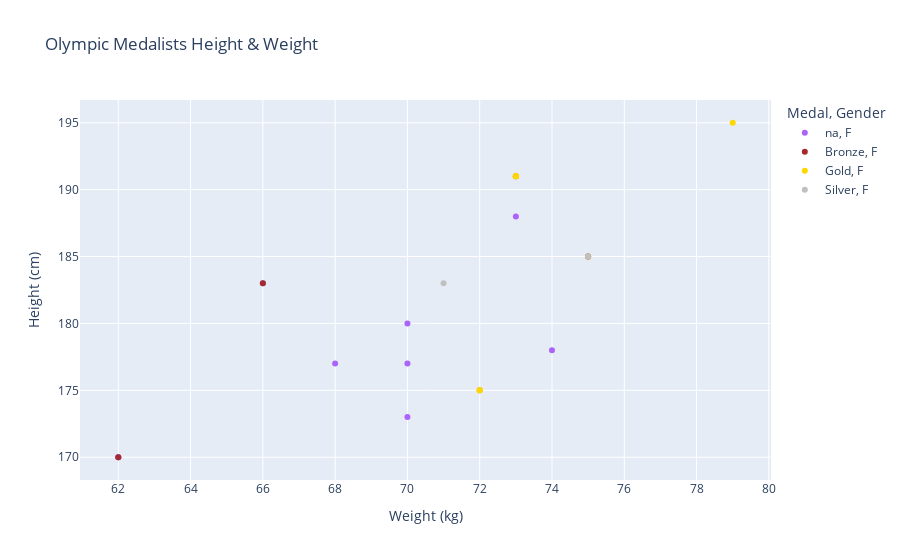

Notebook cell for this chart:
### Code cell
# Create the scatter plot
update_scatter_plot(gender_dropdown.value, sport_dropdown.value, country_dropdown.value)

### Figure 1 — Plotly figure (JSON) as saved in the notebook; plotly's stock layout.template omitted (floating-point values rounded to 4 significant figures)
{"data": [{"hovertemplate": "Medal=na<br>Gender=F<br>Weight(kg)=%{x}<br>Height(cm)=%{y}<extra></extra>", "legendgroup": "na, F", "marker": {"color": "#ab63fa", "symbol": "circle"}, "mode": "markers", "name": "na, F", "orientation": "v", "showlegend": true, "type": "scatter", "x": [70, 62, 62, null, 70, 73, null, 74, 70, null, null, null, 75, 66, 72, 68], "xaxis": "x", "y": [173, 170, 170, null, 177, 188, null, 178, 180, null, null, null, 185, 183, 175, 177], "yaxis": "y"}, {"hovertemplate": "Medal=Bronze<br>Gender=F<br>Weight(kg)=%{x}<br>Height(cm)=%{y}<extra></extra>", "legendgroup": "Bronze, F", "marker": {"color": "brown", "symbol": "circle"}, "mode": "markers", "name": "Bronze, F", "orientation": "v", "showlegend": true, "type": "scatter", "x": [62, 73, 75, 66], "xaxis": "x", "y": [170, 191, 185, 183], "yaxis": "y"}, {"hovertemplate": "Medal=Gold<br>Gender=F<br>Weight(kg)=%{x}<br>Height(cm)=%{y}<extra></extra>", "legendgroup": "Gold, F", "marker": {"color": "gold", "symbol": "circle"}, "mode": "markers", "name": "Gold, F", "orientation": "v", "showlegend": true, "type": "scatter", "x": [73, 73, 73, 75, 79, 72, 72, 72], "xaxis": "x", "y": [191, 191, 191, 185, 195, 175, 175, 175], "yaxis": "y"}, {"hovertemplate": "Medal=Silver<br>Gender=F<br>Weight(kg)=%{x}<br>Height(cm)=%{y}<extra></extra>", "legendgroup": "Silver, F", "marker": {"color": "silver", "symbol": "circle"}, "mode": "markers", "name": "Silver, F", "orientation": "v", "showlegend": true, "type": "scatter", "x": [71, 75], "xaxis": "x", "y": [183, 185], "yaxis": "y"}], "layout": {"legend": {"title": {"text": "Medal, Gender"}, "tracegroupgap": 0}, "title": {"text": "Olympic Medalists Height & Weight"}, "xaxis": {"anchor": "y", "domain": [0, 1], "title": {"text": "Weight (kg)"}}, "yaxis": {"anchor": "x", "domain": [0, 1], "title": {"text": "Height (cm)"}}}}
